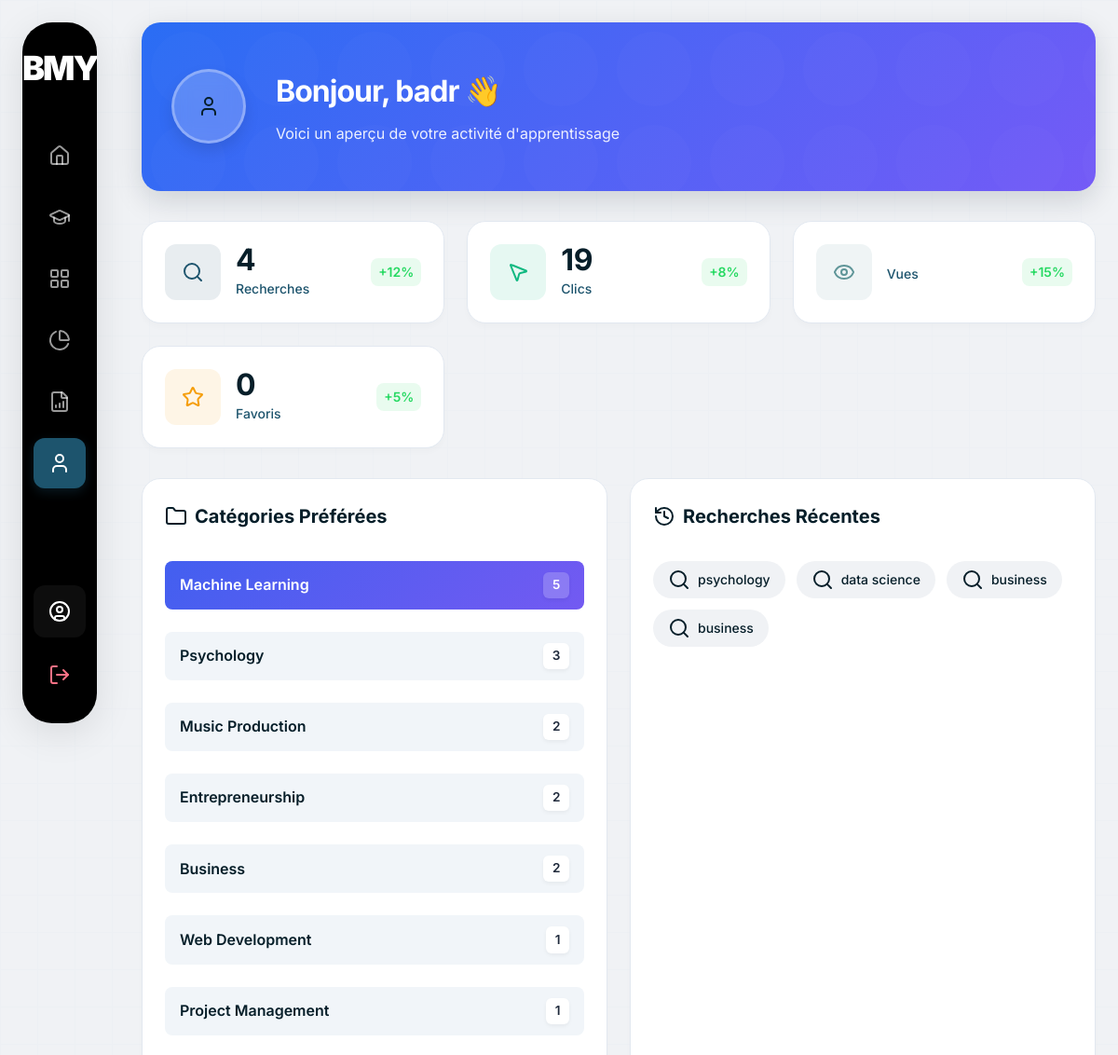
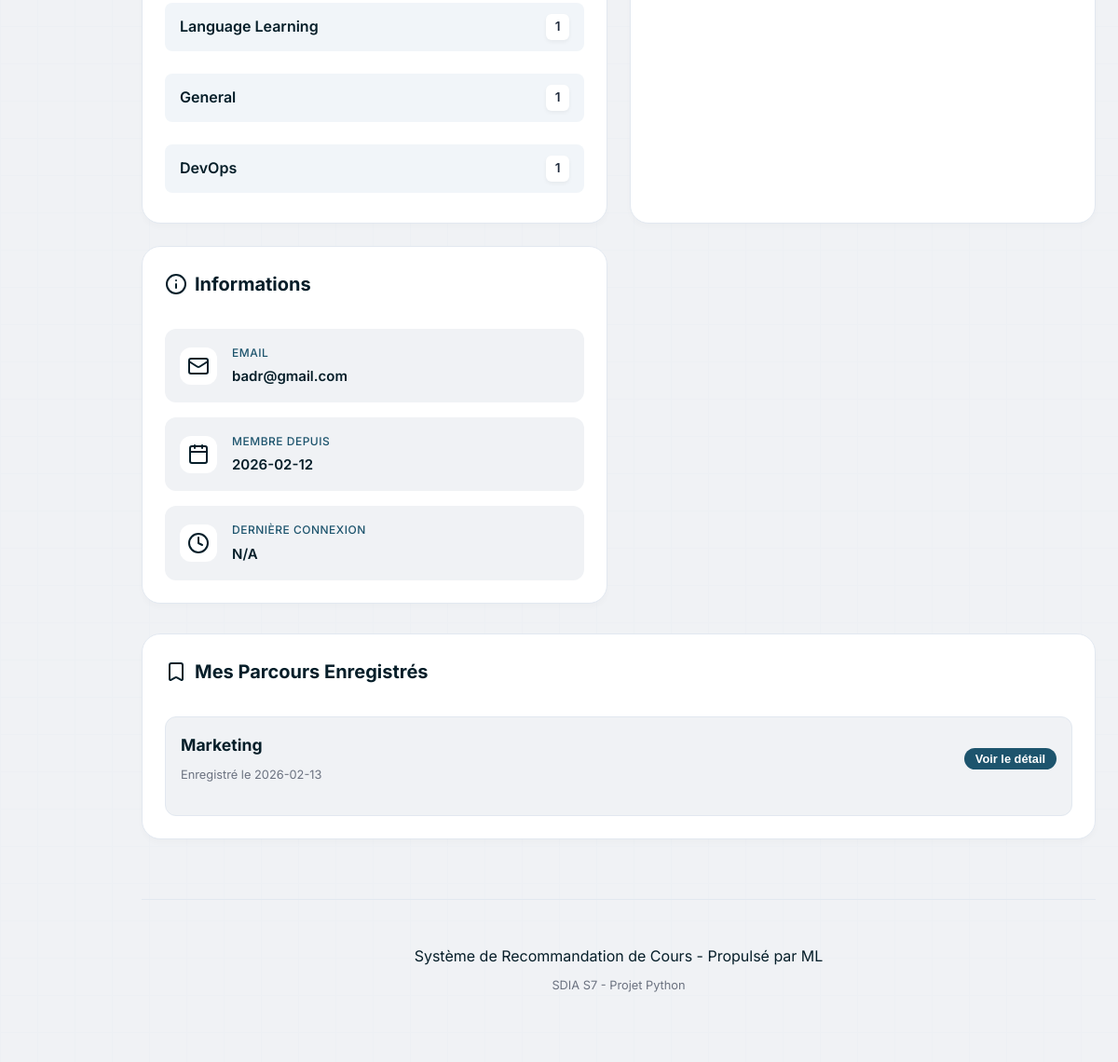
/profile (signed in), run on the app's committed database (2 pictures, top to bottom).
### tables this page shows
CREATE TABLE users (
                id INTEGER PRIMARY KEY AUTOINCREMENT,
                username TEXT UNIQUE NOT NULL,
                email TEXT UNIQUE NOT NULL,
                password TEXT NOT NULL,
                created_at TEXT NOT NULL,
                last_login TEXT
            );

CREATE TABLE searches (
                id INTEGER PRIMARY KEY AUTOINCREMENT,
                user_id INTEGER NOT NULL,
                query TEXT NOT NULL,
                timestamp TEXT NOT NULL,
                FOREIGN KEY (user_id) REFERENCES users(id)
            );

CREATE TABLE saved_paths (
                id INTEGER PRIMARY KEY AUTOINCREMENT,
                user_id INTEGER NOT NULL,
                category TEXT NOT NULL,
                path_data TEXT NOT NULL, -- JSON string
                timestamp TEXT NOT NULL,
                FOREIGN KEY (user_id) REFERENCES users(id)
            );

### app.py (the view)
@app.route('/profile')
@login_required
def profile():
    username = get_current_user()
    user = user_manager.get_user(username)
    if not user:
        flash("Utilisateur introuvable. Veuillez vous reconnecter.")
        return redirect(url_for('logout'))
    stats = user_manager.get_user_stats(username)
    prefs = user_manager.get_preferences(username)
    saved_paths = user_manager.get_saved_paths(username)
    return render_template('profile.html',
                         username=username,
                         user=user,
                         stats=stats,
                         preferences=prefs,
                         saved_paths=saved_paths)

### templates/profile.html (shortened to what this page needs)
{% extends 'base.html' %}
{% block content %}
<link rel="stylesheet" href="{{ url_for('static', filename='css/profile.css') }}">
<section class="profile-hero">
    <div class="profile-hero-content">
        <div class="profile-avatar">
            <i data-lucide="user"></i>
        </div>
        <div class="profile-hero-text">
            <h1 class="profile-hero-title">Bonjour, {{ username }} 👋</h1>
            <p class="profile-hero-subtitle">Voici un aperçu de votre activité d'apprentissage</p>
        </div>
    </div>
</section>
<div class="profile-container">
    <div class="stats-grid">
        <div class="stat-card stat-searches">
            <div class="stat-icon-wrapper">
                <i data-lucide="search"></i>
            </div>
            <div class="stat-content">
                <div class="stat-value">{{ stats.total_searches }}</div>
                <div class="stat-label">Recherches</div>
            </div>
            <div class="stat-trend">+12%</div>
        </div>
        <div class="stat-card stat-clicks">
            <div class="stat-icon-wrapper">
                <i data-lucide="mouse-pointer-2"></i>
            </div>
            <div class="stat-content">
                <div class="stat-value">{{ stats.total_clicks }}</div>
                <div class="stat-label">Clics</div>
            </div>
            <div class="stat-trend">+8%</div>
        </div>
        <div class="stat-card stat-views">
            <div class="stat-icon-wrapper">
                <i data-lucide="eye"></i>
            </div>
            <div class="stat-content">
                <div class="stat-label">Vues</div>
            </div>
            <div class="stat-trend">+15%</div>
        </div>
        <div class="stat-card stat-favorites">
            <div class="stat-icon-wrapper">
                <i data-lucide="star"></i>
            </div>
            <div class="stat-content">
                <div class="stat-value">{{ stats.total_favorites }}</div>
                <div class="stat-label">Favoris</div>
            </div>
            <div class="stat-trend">+5%</div>
        </div>
    </div>
    <div class="profile-main-grid">
        <div class="profile-card preferences-card">
            <div class="card-header">
                <h2><i data-lucide="folder"></i> Catégories Préférées</h2>
            </div>
            <div class="prefs-list">
                {% for cat, count in preferences.categories.items() %}
                <div class="pref-item" style="{% if loop.first %}background: linear-gradient(135deg, hsl(230, 85%, 60%), hsl(250, 85%, 65%)); color:white;{% else %}background: #f1f5f9; color: #1e293b;{% endif %} display: flex; justify-content: space-between; align-items: center; padding: 0.75rem 1rem; border-radius: 8px; margin-bottom: 0.5rem; font-weight: 600;">
                    <span class="pref-name" style="{% if loop.first %}color:white;{% endif %}">{{ cat }}</span>
                    <span class="pref-count" style="{% if loop.first %}background: rgba(255,255,255,0.2); color:white;{% else %}background: white; color: #1e293b;{% endif %} padding: 0.2rem 0.6rem; border-radius: 6px; font-size: 0.85rem;">{{ count }}</span>
                </div>
                {% else %}
                <div class="empty-state">
                    <i data-lucide="folder-open"></i>
                    <p>Explorez des cours pour voir vos préférences!</p>
                </div>
                {% endfor %}
            </div>
        </div>
        <div class="profile-card searches-card">
            <div class="card-header">
                <h2><i data-lucide="history"></i> Recherches Récentes</h2>
            </div>
            <div class="search-history">
                {% for search in stats.recent_searches %}
                <span class="search-tag">
                    <i data-lucide="search" size="14"></i>
                    {{ search }}
                </span>
                {% else %}
                <div class="empty-state">
                    <i data-lucide="search-x"></i>
                    <p>Aucune recherche récente</p>
                </div>
                {% endfor %}
            </div>
        </div>
        <div class="profile-card info-card">
            <div class="card-header">
                <h2><i data-lucide="info"></i> Informations</h2>
            </div>
            <div class="info-list">
                <div class="info-row">
                    <div class="info-icon"><i data-lucide="mail"></i></div>
                    <div class="info-content">
                        <span class="info-label">Email</span>
                        <span class="info-value">{{ user.email }}</span>
                    </div>
                </div>
                <div class="info-row">
                    <div class="info-icon"><i data-lucide="calendar"></i></div>
                    <div class="info-content">
                        <span class="info-label">Membre depuis</span>
                        <span class="info-value">{{ user.created_at[:10] }}</span>
                    </div>
                </div>
                <div class="info-row">
                    <div class="info-icon"><i data-lucide="clock"></i></div>
                    <div class="info-content">
                        <span class="info-label">Dernière connexion</span>
                        <span class="info-value">{{ user.last_login[:10] if user.last_login else 'N/A' }}</span>
                    </div>
                </div>
            </div>
        </div>
    </div>
    <div class="profile-card saved-paths-card" style="margin-top: 2rem;">
        <div class="card-header">
            <h2><i data-lucide="bookmark"></i> Mes Parcours Enregistrés</h2>
        </div>
        <div class="saved-paths-list" style="display: grid; gap: 1.5rem;">
            {% for path in saved_paths %}
            <div class="saved-path-item" style="border: 1px solid var(--border); border-radius: var(--radius-md); padding: 1rem; background: var(--bg-secondary);">
                <div style="display: flex; justify-content: space-between; align-items: center; margin-bottom: 1rem;">
                    <div>
                        <h3 style="font-size: 1.1rem; margin: 0 0 0.25rem 0;">{{ path.category }}</h3>
                        <span style="font-size: 0.8rem; color: var(--text-muted);">Enregistré le {{ path.timestamp[:10] }}</span>
                    </div>
                    <button class="btn-search" onclick="togglePath('path-{{ path.id }}')" style="font-size: 0.8rem; padding: 0.25rem 0.75rem;">Voir le détail</button>
                </div>
            </div>
            {% else %}
            <div class="empty-state">
                <i data-lucide="bookmark"></i>
                <p>Vous n'avez pas encore enregistré de parcours.</p>
            </div>
            {% endfor %}
        </div>
    </div>
</div>
{% endblock %}

### templates/base.html (shortened to what this page needs)
<!doctype html>
<html lang="fr">
  <head>
    <link rel="stylesheet" href="{{ url_for('static', filename='css/style.css') }}" />
  </head>
  <body>
    <aside class="sidebar">
      <div class="sidebar-header">
        <a href="{{ url_for('home') }}" class="nav-logo">
          <span class="logo-icon">BMY.</span>
        </a>
      </div>
      <div class="sidebar-content">
        {% if username %}
        <nav class="nav-links">
          <a href="{{ url_for('home') }}" class="nav-link {% if request.endpoint == 'home' %}active{% endif %}">
            <span class="nav-link-icon"><i data-lucide="home"></i></span>
          </a>
          <a href="{{ url_for('courses') }}" class="nav-link {% if request.endpoint == 'courses' %}active{% endif %}">
            <span class="nav-link-icon"><i data-lucide="graduation-cap"></i></span>
          </a>
          <a href="{{ url_for('clustering') }}" class="nav-link {% if request.endpoint == 'clustering' %}active{% endif %}">
            <span class="nav-link-icon"><i data-lucide="layout-grid"></i></span>
          </a>
          <a href="{{ url_for('dashboard') }}" class="nav-link {% if request.endpoint == 'dashboard' %}active{% endif %}">
            <span class="nav-link-icon"><i data-lucide="pie-chart"></i></span>
          </a>
          <a href="{{ url_for('report') }}" class="nav-link {% if request.endpoint == 'report' %}active{% endif %}">
            <span class="nav-link-icon"><i data-lucide="file-bar-chart"></i></span>
          </a>
          <a href="{{ url_for('profile') }}" class="nav-link {% if request.endpoint == 'profile' %}active{% endif %}">
            <span class="nav-link-icon"><i data-lucide="user"></i></span>
          </a>
        </nav>
        {% endif %}
      </div>
      <div class="sidebar-footer">
        {% if username %}
        <div class="nav-user">
          <i data-lucide="user-circle"></i>
        </div>
        <a href="{{ url_for('logout') }}" class="logout-btn">
          <i data-lucide="log-out"></i>
        </a>
        {% endif %}
      </div>
    </aside>
    <main class="main-content">
      {% block content %}{% endblock %}
      <footer class="footer">
        <div class="footer-content">
          <p>Système de Recommandation de Cours - Propulsé par ML</p>
          <p class="footer-sub">SDIA S7 - Projet Python</p>
        </div>
      </footer>
    </main>
  </body>
</html>

### data on the page
users: username "badr", email "badr@gmail.com", created_at "2026-02-12"
searches: query "Business", id "2", query "business"
searches: query "psychology"
searches: query "data science"
searches: query "business"
saved_paths: category "Marketing", timestamp "2026-02-13"

### other printed values
{{ stats.total_searches }} "4"
{{ stats.total_clicks }} "19"
{{ stats.total_favorites }} "0"
{{ cat }} "Machine Learning" "Psychology" "Music Production" "Entrepreneurship" "Web Development" "Project Management" "Language Learning" "General" "DevOps"
{{ count }} "5" "3" "2" "2" "1" "1" "1" "1" "1"
{{ user.last_login[:10] if user.last_login else 'N/A' }} "N/A"
